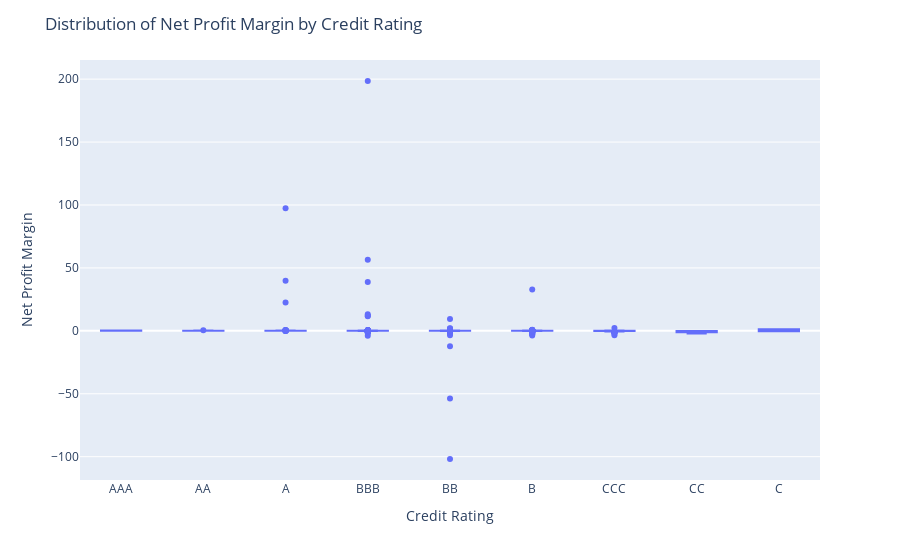

The notebook cell this image was saved under:
### Markdown cell above
A distribuição dos dados aponta para a presença signifcante de outliers. No mundo real, acredito que o dataset se beneficiaria de uma analise especializada
para definir se os outliers são erros de entrada ou dgtação ou se realmente represtam valores reais.

Uma forma de avaliar visualmente seria plotar cada feature a ser analisada separada por Rating:

### Code cell
import plotly.express as px

rating_order = [
    "AAA", "AA", "A",
    "BBB", "BB", "B",
    "CCC", "CC", "C", "D"
]

fig = px.box(
    df_credit,
    x="Rating",
    y="netProfitMargin",
    category_orders={"Rating": rating_order}
)

fig.update_layout(
    title="Distribution of Net Profit Margin by Credit Rating",
    xaxis_title="Credit Rating",
    yaxis_title="Net Profit Margin"
)

fig.show()

### Figure 1 — Plotly figure (JSON) as saved in the notebook; plotly's stock layout.template omitted (floating-point values rounded to 4 significant figures; data arrays with more than 128 entries replaced by an {"elided": "..."} marker saying what was removed)
{"data": [{"alignmentgroup": "True", "hovertemplate": "Rating=%{x}<br>netProfitMargin=%{y}<extra></extra>", "legendgroup": "", "marker": {"color": "#636efa"}, "name": "", "notched": false, "offsetgroup": "", "orientation": "v", "showlegend": false, "type": "box", "x": {"elided": "1623 str values"}, "x0": " ", "xaxis": "x", "y": {"elided": "1623 float values"}, "y0": " ", "yaxis": "y"}], "layout": {"boxmode": "group", "legend": {"tracegroupgap": 0}, "margin": {"t": 60}, "title": {"text": "Distribution of Net Profit Margin by Credit Rating"}, "xaxis": {"anchor": "y", "categoryarray": ["AAA", "AA", "A", "BBB", "BB", "B", "CCC", "CC", "C", "D"], "categoryorder": "array", "domain": [0, 1], "title": {"text": "Credit Rating"}}, "yaxis": {"anchor": "x", "domain": [0, 1], "title": {"text": "Net Profit Margin"}}}}
